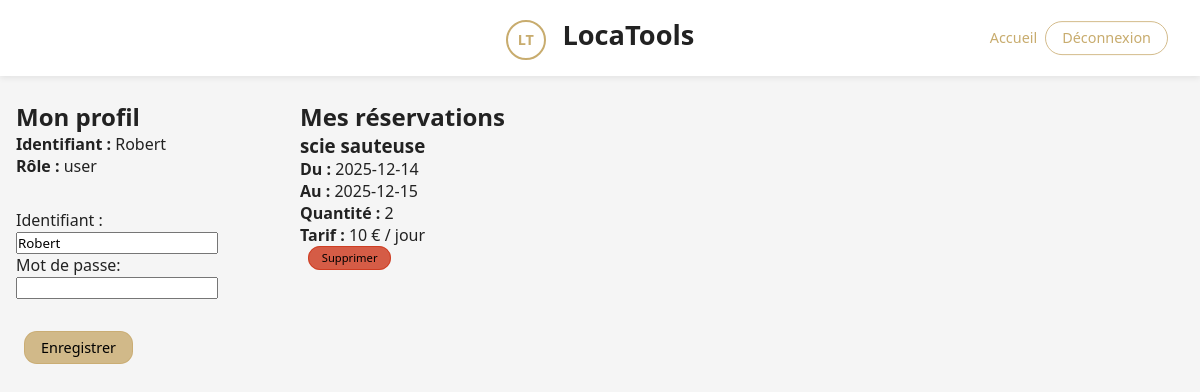
Page /profil.php (signed in) on the committed database.
### tables this page shows
CREATE TABLE `reservation` (
  `id` int(11) NOT NULL,
  `utilisateur_id` int(11) NOT NULL,
  `outil_id` int(11) NOT NULL,
  `date_debut` date NOT NULL,
  `date_fin` date NOT NULL,
  `quantite` int(11) NOT NULL DEFAULT 1
);

CREATE TABLE `outil` (
  `id` int(11) NOT NULL,
  `nom` varchar(255) NOT NULL,
  `quantite` int(11) NOT NULL,
  `tarif_journee` int(11) NOT NULL,
  `image` varchar(255) NOT NULL DEFAULT 'images/outils/default.jpg'
);

### inc.functions.php (called while the page is built, shortened)
<?php
require_once 'config.php';
function getReservationsByUser(int $userId): array
{
    global $pdo;
    $sql = "
        SELECT
            r.id,
            r.date_debut,
            r.date_fin,
            r.quantite,
            o.nom,
            o.tarif_journee,
            o.image
        FROM reservation r
        INNER JOIN outil o ON o.id = r.outil_id
        WHERE r.utilisateur_id = :uid
        ORDER BY r.date_debut DESC
    ";
    $stmt = $pdo->prepare($sql);
    $stmt->bindValue(':uid', $userId, PDO::PARAM_INT);
    $stmt->execute();
    return $stmt->fetchAll();
}

### profil.php (the view, shortened to what this page needs)
<?php
require 'inc.functions.php';
$user = $_SESSION['utilisateur'];
$userId = $user['id'];
$identifiant = $user['identifiant'];
$role = $user['role'];
$reservations = getReservationsByUser($userId);
?>
<!DOCTYPE html>
<html lang="fr">
<head>
  <link rel="stylesheet" href="./assets/css/style.css">
</head>
<body>
<header>
  <div class="header-inner">
    <div class="site-title">
      <span class="logo">LT</span>
      LocaTools
    </div>
    <div class="login-area">
      <a href="index.php">Accueil</a>
      <a class="btn outline" href="deconnexion.php">Déconnexion</a>
    </div>
  </div>
</header>
<main class="profile-layout">
  <section class="card profile-card">
    <h1>Mon profil</h1>
    <div class="profile-info">
      <p><strong>Identifiant :</strong> <?= htmlspecialchars($identifiant); ?></p>
      <p><strong>Rôle :</strong> <?= htmlspecialchars($role); ?></p>
    </div>
    <form method="post" action="modification_profil.php">
      <div class="profil-info-modification">
        <label>Identifiant :</label><br>
        <input type="text" name="identifiant" value="<?= htmlspecialchars($identifiant); ?>"><br>
      </div>
      <div class="profil-info">
        <label> Mot de passe:</label><br>
       <input type="password" name="motdepasse"><br>
      </div>
      <button type="submit" class="btn-modif">Enregistrer</button>
    </form>
  </section>
  <section class="profile-card">
        <h2>Mes réservations</h2>
        <?php if (empty($reservations)): ?>
            <p>Aucune réservation pour le moment.</p>
        <?php else: ?>
            <div class="reservations-list">
                <?php foreach ($reservations as $r): ?>
                    <article class="reservation-item">
                        <h3><?= htmlspecialchars($r['nom']); ?></h3>
                        <p>
                            <strong>Du :</strong> <?= htmlspecialchars($r['date_debut']); ?><br>
                            <strong>Au :</strong> <?= htmlspecialchars($r['date_fin']); ?><br>
                            <strong>Quantité :</strong> <?= (int) $r['quantite']; ?><br>
                            <strong>Tarif :</strong> <?= (int) $r['tarif_journee']; ?> € / jour
                        </p>
                        <div class="modifier-compte-area">
                          <a class="supprimer-reservation"
                            href="profil.php?supprimer=<?= (int) $r['id']; ?>"
                            onclick="return confirm('Voulez-vous vraiment supprimer cette réservation ?');">
                            Supprimer
                          </a>
                      </div>
                    </article>
                <?php endforeach; ?>
            </div>
        <?php endif; ?>
    </section>
</main>
</body>
</html>

### assets/css/style.css (style rules this page uses)
* { box-sizing: border-box; margin: 0; padding: 0; font-family: system-ui, -apple-system, BlinkMacSystemFont, "Segoe UI", sans-serif; }
body { background: #f5f5f5; color: #222; }
header { position: sticky; top: 0; z-index: 10; background: #ffffff; padding: 1rem 2rem; box-shadow: 0 2px 6px rgba(0,0,0,0.08); display: flex; align-items: center; justify-content: center; }
.header-inner { width: 100%; max-width: 1200px; display: flex; align-items: center; justify-content: center; position: relative; }
.site-title { text-align: center; font-size: 1.7rem; font-weight: 700; }
.logo { width: 40px; height: 40px; border-radius: 50%; border: 2px solid #C8AC6E; margin-right: 0.6rem; display: inline-flex; align-items: center; justify-content: center; font-size: 0.9rem; font-weight: 700; color: #C8AC6E; }
.login-area { position: absolute; right: 0; top: 50%; transform: translateY(-50%); display: flex; align-items: center; gap: 0.5rem; }
.login-area a { text-decoration: none; font-size: 0.9rem; color: #C8AC6E; }
.btn { border-radius: 999px; padding: 0.4rem 1rem; border: 1px solid #c8ab6ecc; background: #C8AC6E; color: #fff; cursor: pointer; font-size: 0.9rem; transition: transform 0.1s ease, box-shadow 0.1s ease, background 0.1s ease; }
.btn.outline { background: transparent; color: #C8AC6E; }
main { max-width: 1200px; margin: 1.5rem auto 2rem; padding: 0 1rem; display: grid; grid-template-columns: 260px 1fr; gap: 1.5rem; }
.reservation-item { margin-bottom: 2rem ; }
.supprimer-reservation { text-decoration: none; margin-left: 0.5rem; border-radius: 0.8rem; padding: 0.2rem 0.8rem; border: 1px solid #cd361bcc; background: #cd361bcc; color: #000000; cursor: pointer; font-size: 0.7rem; transition: transform 0.1s ease, box-shadow 0.1s ease, background 0.1s ease; }
.profil-info-modification { margin-top: 2rem; }
.btn-modif { text-decoration: none; margin-top: 2rem; margin-left: 0.5rem; border-radius: 0.8rem; padding: 0.4rem 1rem; border: 1px solid #c8ab6ecc; background: #c8ab6ecc; color: #000000; cursor: pointer; font-size: 0.9rem; transition: transform 0.1s ease, box-shadow 0.1s ease, background 0.1s ease; }

### rows in the picture
reservation: outil.nom "scie sauteuse", date_debut "2025-12-14", date_fin "2025-12-15", quantite "2", outil.tarif_journee "10"

### other values in the picture
$identifiant "Robert"
$role "user"
